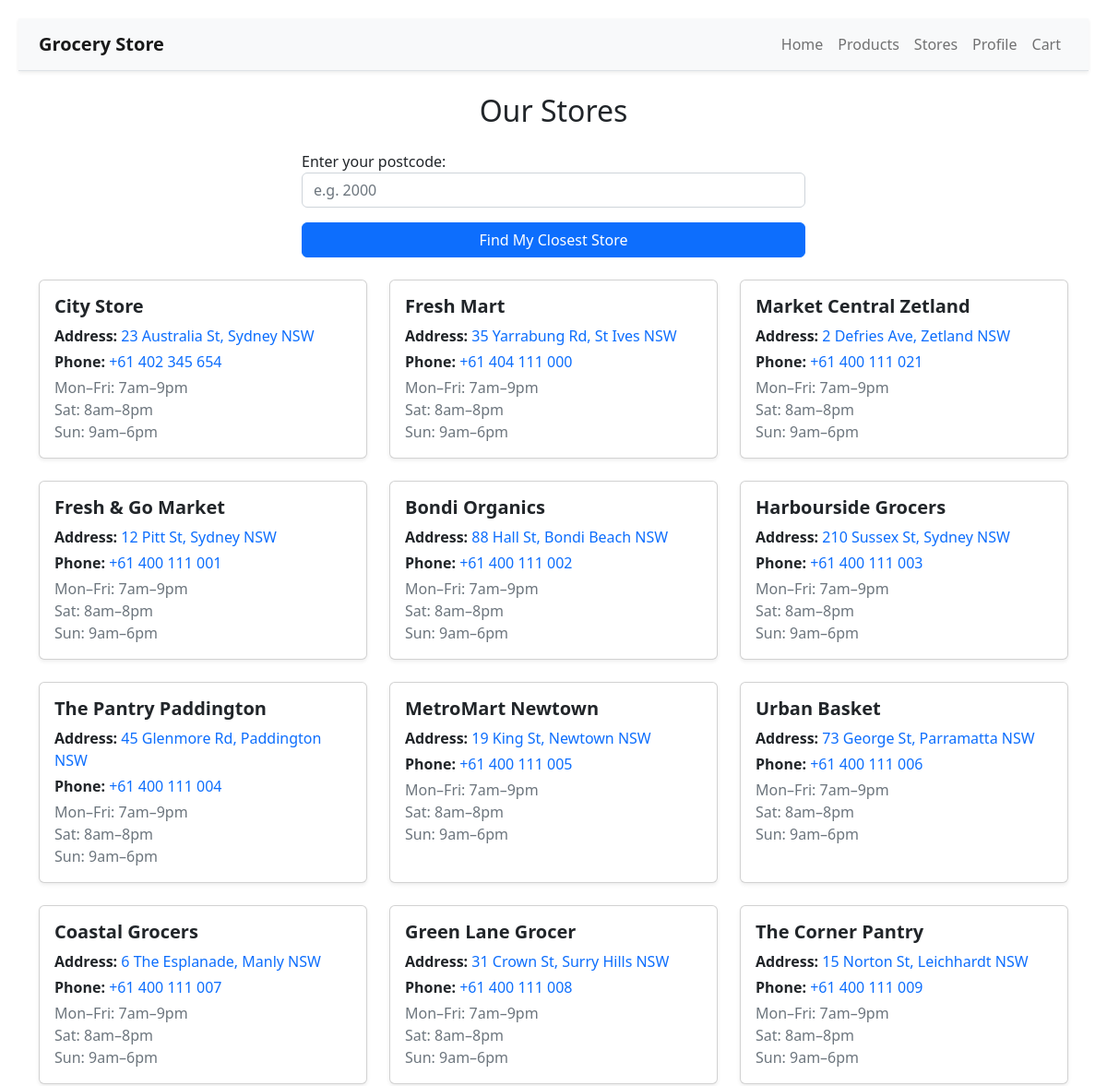
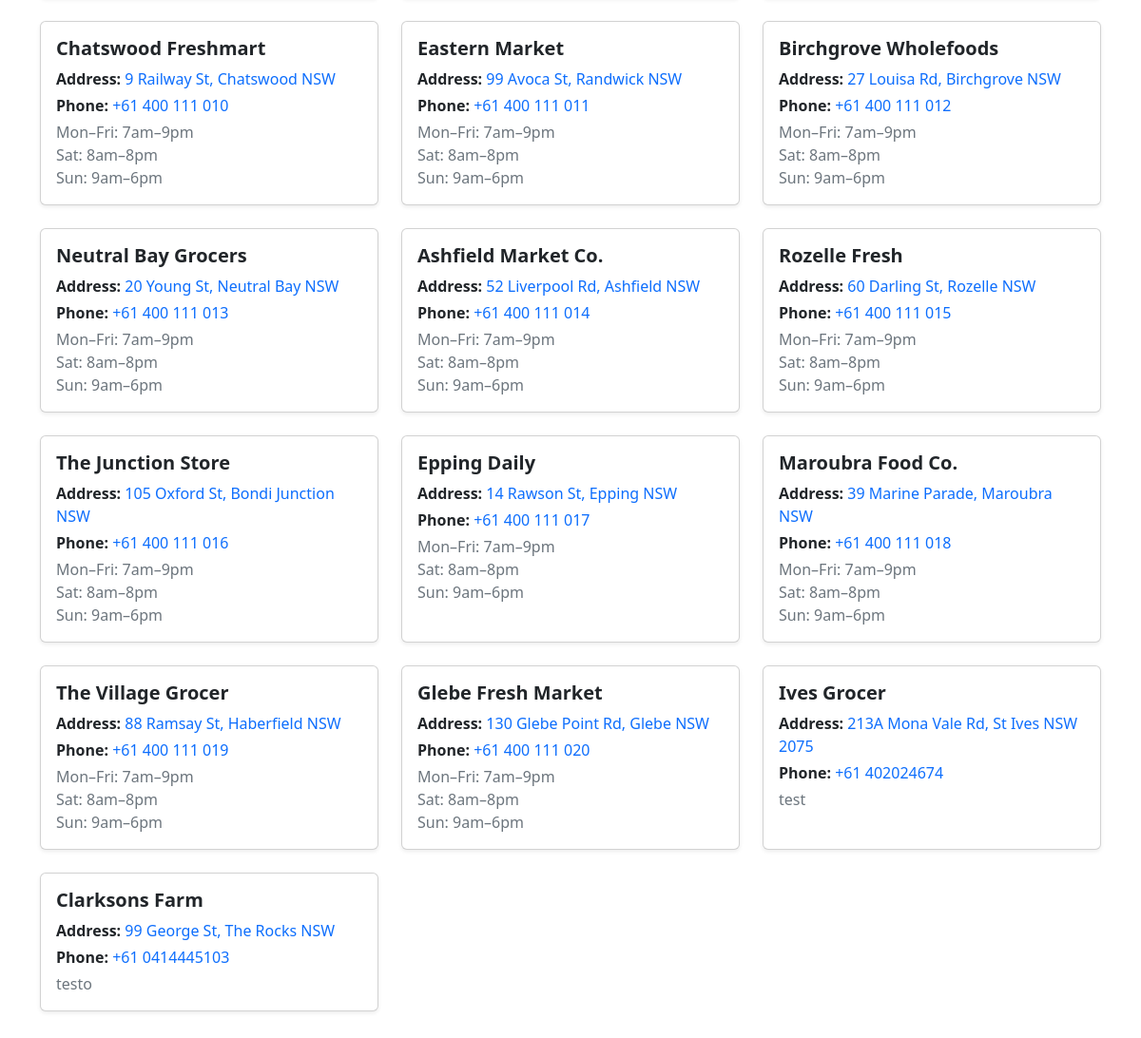
/stores, run on the app's committed database (2 pictures, top to bottom).
### grocery_store_app/models/store.py (models this page shows, shortened)
class Store(models.Model):
  name = models.CharField(max_length=50)
  address = models.CharField(max_length=255)
  postcode = models.CharField(max_length=10, null=True, blank=True)
  phone_number = models.CharField(max_length=20)
  opening_hours = models.CharField(max_length=500)
  latitude = models.FloatField(null =True, blank=True)
  longitude = models.FloatField(null =True, blank=True)

### grocery_store_app/views.py (the view)
# urls.py: path("stores", views.stores, name="stores"),
def stores(request):
    store_objects = Store.objects.exclude(latitude__isnull=True, longitude__isnull=True)
    closest_store = None
    distance_km = None
    if request.method == "POST":
        form = PostcodeForm(request.POST)
        if form.is_valid():
            postcode = form.cleaned_data["postcode"]
            user_lat, user_lng = geocode_postcode(postcode)
            if user_lat and user_lng:
                min_distance = float("inf")
                for store in store_objects:
                    dist = haversine(
                        user_lat, user_lng, store.latitude, store.longitude
                    )
                    if dist < min_distance:
                        min_distance = dist
                        closest_store = store
                        distance_km = round(min_distance, 2)
    else:
        form = PostcodeForm()
    return render(
        request,
        "grocery_store_app/stores.html",
        {
            "stores": store_objects,
            "form": form,
            "closest_store": closest_store,
            "distance_km": distance_km,
        },
    )

### grocery_store_app/forms.py
class PostcodeForm(forms.Form):
    postcode = forms.CharField(
        label="Enter your postcode",
        max_length=4,
        widget=forms.TextInput(attrs={
            'class': 'form-control',
            'placeholder': 'e.g. 2000'
        })
    )

### grocery_store_app/templates/grocery_store_app/stores.html (shortened to what this page needs)
{% extends "grocery_store_app/layout.html" %}
{% block body %}
<div class="container my-4">
  <h2 class="mb-4 text-center">Our Stores</h2>
  <div class="row justify-content-center mb-4">
    <div class="col-md-6">
      <form method="post">
        {{ form.as_p }}
        <button type="submit" class="btn btn-primary w-100">Find My Closest Store</button>
      </form>
    </div>
  </div>
  <div class="row gy-4">
    {% for store in stores %}
    <div class="col-md-6 col-lg-4">
      <div class="card shadow-sm h-100">
        <div class="card-body">
          <h5 class="card-title fw-bold">{{ store.name }}</h5>
          <p class="mb-1">
            <strong>Address: </strong><a href="https://www.google.com/maps/search/?api=1&query={{ store.address|urlencode }}" target="_blank" rel="noopener noreferrer" class="text-decoration-none">{{ store.address }}</a>
          </p>
          <p class="mb-1">
            <strong>Phone: </strong><a href="tel:{{ store.phone_number }}" class="text-decoration-none">{{ store.phone_number }}</a>
          </p>
          <p class="card-text text-muted">{{ store.opening_hours|linebreaksbr }}</p>
        </div>
      </div>
    </div>
    {% endfor %}
  </div>
</div>
{% endblock %}

### grocery_store_app/static/grocery_store_app/style.css (style rules this page uses)
body { padding: 20px; }

### data on the page
Store: name "City Store", address "23 Australia St, Sydney NSW", phone_number "+61 402 345 654", opening_hours "Mon–Fri: 7am–9pm Sat: 8am–8pm Sun: 9am–6pm"
Store: name "Fresh Mart", address "35 Yarrabung Rd, St Ives NSW", phone_number "+61 404 111 000", opening_hours "Mon–Fri: 7am–9pm Sat: 8am–8pm Sun: 9am–6pm"
Store: name "Market Central Zetland", address "2 Defries Ave, Zetland NSW", phone_number "+61 400 111 021", opening_hours "Mon–Fri: 7am–9pm Sat: 8am–8pm Sun: 9am–6pm"
Store: name "Fresh & Go Market", address "12 Pitt St, Sydney NSW", phone_number "+61 400 111 001", opening_hours "Mon–Fri: 7am–9pm Sat: 8am–8pm Sun: 9am–6pm"
Store: name "Bondi Organics", address "88 Hall St, Bondi Beach NSW", phone_number "+61 400 111 002", opening_hours "Mon–Fri: 7am–9pm Sat: 8am–8pm Sun: 9am–6pm"
Store: name "Harbourside Grocers", address "210 Sussex St, Sydney NSW", phone_number "+61 400 111 003", opening_hours "Mon–Fri: 7am–9pm Sat: 8am–8pm Sun: 9am–6pm"
Store: name "The Pantry Paddington", address "45 Glenmore Rd, Paddington NSW", phone_number "+61 400 111 004", opening_hours "Mon–Fri: 7am–9pm Sat: 8am–8pm Sun: 9am–6pm"
Store: name "MetroMart Newtown", address "19 King St, Newtown NSW", phone_number "+61 400 111 005", opening_hours "Mon–Fri: 7am–9pm Sat: 8am–8pm Sun: 9am–6pm"
Store: name "Urban Basket", address "73 George St, Parramatta NSW", phone_number "+61 400 111 006", opening_hours "Mon–Fri: 7am–9pm Sat: 8am–8pm Sun: 9am–6pm"
Store: name "Coastal Grocers", address "6 The Esplanade, Manly NSW", phone_number "+61 400 111 007", opening_hours "Mon–Fri: 7am–9pm Sat: 8am–8pm Sun: 9am–6pm"
Store: name "Green Lane Grocer", address "31 Crown St, Surry Hills NSW", phone_number "+61 400 111 008", opening_hours "Mon–Fri: 7am–9pm Sat: 8am–8pm Sun: 9am–6pm"
Store: name "The Corner Pantry", address "15 Norton St, Leichhardt NSW", phone_number "+61 400 111 009", opening_hours "Mon–Fri: 7am–9pm Sat: 8am–8pm Sun: 9am–6pm"
Store: name "Chatswood Freshmart", address "9 Railway St, Chatswood NSW", phone_number "+61 400 111 010", opening_hours "Mon–Fri: 7am–9pm Sat: 8am–8pm Sun: 9am–6pm"
Store: name "Eastern Market", address "99 Avoca St, Randwick NSW", phone_number "+61 400 111 011", opening_hours "Mon–Fri: 7am–9pm Sat: 8am–8pm Sun: 9am–6pm"
Store: name "Birchgrove Wholefoods", address "27 Louisa Rd, Birchgrove NSW", phone_number "+61 400 111 012", opening_hours "Mon–Fri: 7am–9pm Sat: 8am–8pm Sun: 9am–6pm"
Store: name "Neutral Bay Grocers", address "20 Young St, Neutral Bay NSW", phone_number "+61 400 111 013", opening_hours "Mon–Fri: 7am–9pm Sat: 8am–8pm Sun: 9am–6pm"
Store: name "Ashfield Market Co.", address "52 Liverpool Rd, Ashfield NSW", phone_number "+61 400 111 014", opening_hours "Mon–Fri: 7am–9pm Sat: 8am–8pm Sun: 9am–6pm"
Store: name "Rozelle Fresh", address "60 Darling St, Rozelle NSW", phone_number "+61 400 111 015", opening_hours "Mon–Fri: 7am–9pm Sat: 8am–8pm Sun: 9am–6pm"
Store: name "The Junction Store", address "105 Oxford St, Bondi Junction NSW", phone_number "+61 400 111 016", opening_hours "Mon–Fri: 7am–9pm Sat: 8am–8pm Sun: 9am–6pm"
Store: name "Epping Daily", address "14 Rawson St, Epping NSW", phone_number "+61 400 111 017", opening_hours "Mon–Fri: 7am–9pm Sat: 8am–8pm Sun: 9am–6pm"
Store: name "Maroubra Food Co.", address "39 Marine Parade, Maroubra NSW", phone_number "+61 400 111 018", opening_hours "Mon–Fri: 7am–9pm Sat: 8am–8pm Sun: 9am–6pm"
Store: name "The Village Grocer", address "88 Ramsay St, Haberfield NSW", phone_number "+61 400 111 019", opening_hours "Mon–Fri: 7am–9pm Sat: 8am–8pm Sun: 9am–6pm"
Store: name "Glebe Fresh Market", address "130 Glebe Point Rd, Glebe NSW", phone_number "+61 400 111 020", opening_hours "Mon–Fri: 7am–9pm Sat: 8am–8pm Sun: 9am–6pm"
Store: name "Ives Grocer", address "213A Mona Vale Rd, St Ives NSW 2075", phone_number "+61 402024674", opening_hours "test"
Store: name "Clarksons Farm", address "99 George St, The Rocks NSW", phone_number "+61 0414445103", opening_hours "testo"
